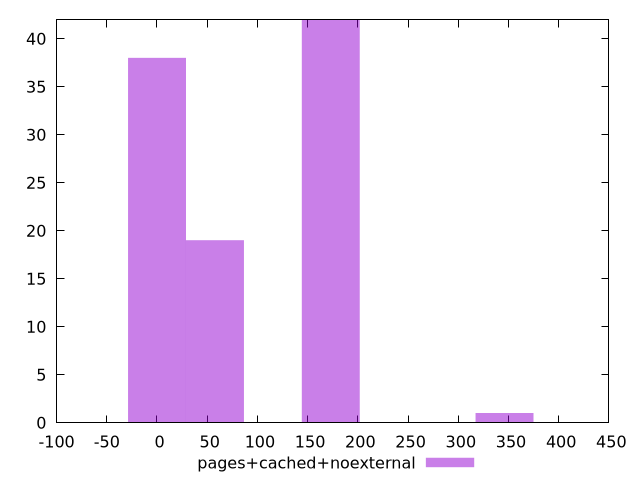

gnuplot code for this plot:
$_pagesCachedNoexternal <<EOF
0 38
173.03191093305225 42
57.677303644350744 19
346.0638218661045 1
EOF
set key outside below
set terminal pngcairo
set output "report_00005_2020-11-02T22-26-11.212Z/uses-http2/pages+cached+noexternal//raw_hist.png"
set yrange [0:42]
set boxwidth 57.677303644350744
set style fill transparent solid 0.5 noborder
plot $_pagesCachedNoexternal title "pages+cached+noexternal" with boxes ,
